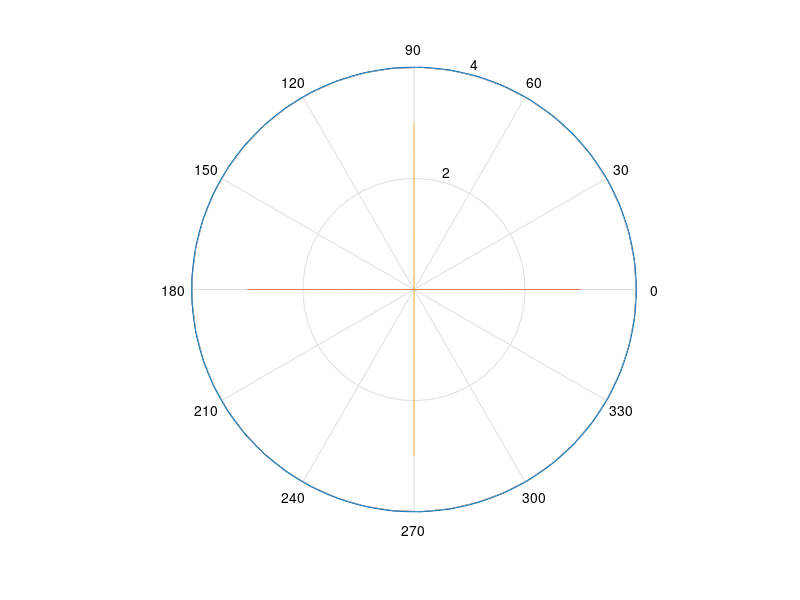

The MATLAB source for this figure:
% Fase 1: Simular movimiento de agitador en un molino "bidimensional".

clc, clear

rm = 4;
rasp = 3;

theta_m = linspace(0, 2 * pi, 1000); 
radio_m = linspace(rm, rm, 1000); 
polar(theta_m, radio_m)
hold on

theta_aspa1 = linspace(0, 0, 1000);
aspa1 = linspace(-rasp, rasp, 1000);
polar(theta_aspa1, aspa1)
hold on 

theta_aspa2 = linspace(pi/2, pi/2, 1000);
aspa2 = linspace(-rasp, rasp, 1000);
polar(theta_aspa2, aspa2)
hold on



